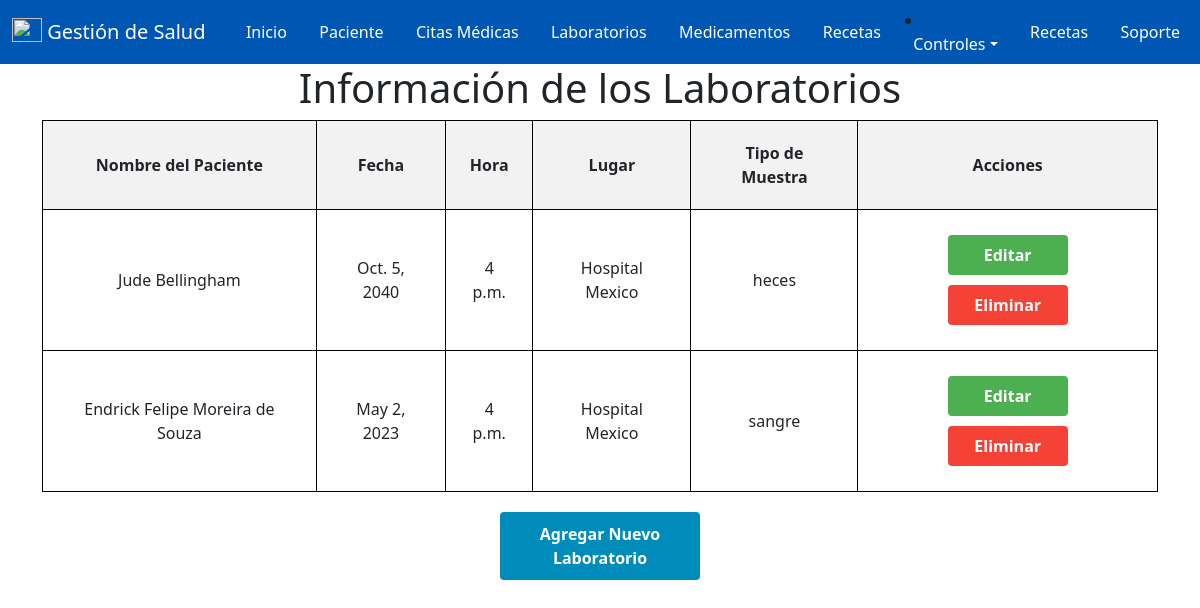
The app's page /laboratorios/ (signed in), older data.
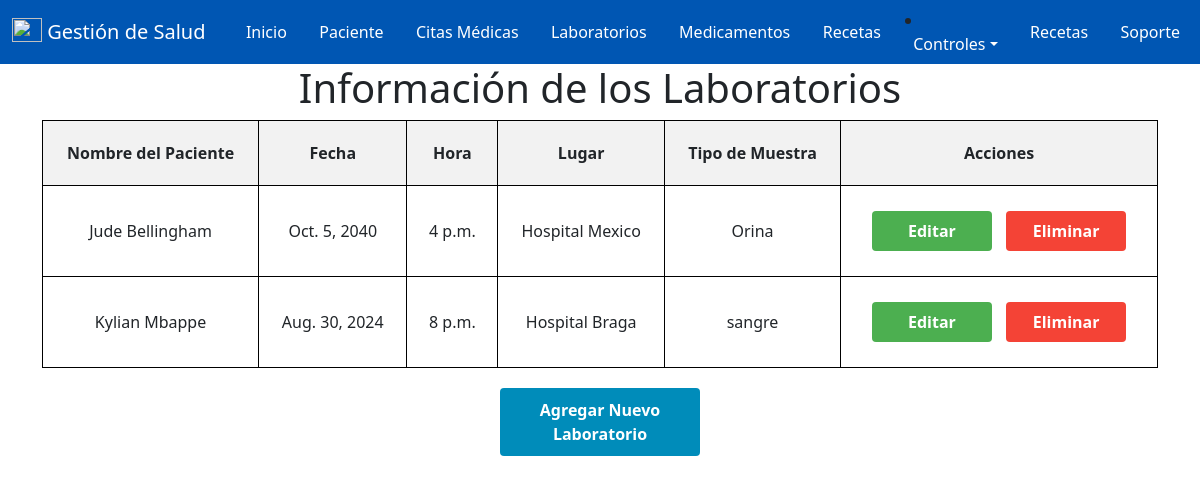
The same page, newer data.
### salud/models.py (models this page shows, shortened)
class laboratorio (models.Model):
    id_Laboratorios = models.AutoField(primary_key=True , verbose_name='ID_Laboratorio')
    id_paciente = models.ForeignKey(paciente, on_delete=models.CASCADE)
    fecha = models.DateField(null=False, verbose_name='Fecha')
    hora = models.TimeField(null=False, verbose_name='Hora')
    lugar = models.CharField(max_length=200, verbose_name='Lugar')
    tipo_Muestra = models.CharField(max_length=50, verbose_name='Tipo de Muestra')
    id_usuario = models.ForeignKey(User, on_delete=models.CASCADE)

class paciente(models.Model):
    id_paciente = models.AutoField(primary_key=True , verbose_name='ID_Paciente')
    cedula = models.IntegerField(null=True,verbose_name='Cedula')
    nombre = models.CharField(max_length=50, verbose_name='Nombre')
    apellido = models.CharField(max_length=50, verbose_name='Apellido')
    sexo = models.CharField(max_length=20, verbose_name='Sexo')
    fecha_Nacimiento = models.DateField(null=True, verbose_name='Fecha de Nacimiento')
    edad = models.IntegerField ( verbose_name='Edad')
    direccion = models.CharField(max_length=50, verbose_name='Direccion')
    telefono = models.IntegerField( verbose_name='Telefono')
    email = models.EmailField( verbose_name='Email')
    id_usuario = models.ForeignKey(User, on_delete=models.CASCADE)

### salud/views.py (the view)
# urls.py: path('laboratorios/', views.laboratorios, name='laboratorios'),
@login_required(login_url='/accounts/login/')
def laboratorios(request):
    laboratorios = laboratorio.objects.filter(id_usuario=request.user)
    context = {
        'laboratorios': laboratorios
    }
    return render(request, 'Programar/laboratorios.html', context)

### salud/templates/Programar/laboratorios.html (shortened to what this page needs)
{% extends "base.html" %}
{% block contenido %}
<!DOCTYPE html>
<html>
<head>
</head>
<body>
    <h1>Información de los Laboratorios</h1>
    <form method="post" action="{% url 'laboratorios' %}">
        <table>
            <thead>
                <tr>
                    <th>Nombre del Paciente</th>
                    <th>Fecha</th>
                    <th>Hora</th>
                    <th>Lugar</th>
                    <th>Tipo de Muestra</th>
                    <th>Acciones</th>
                </tr>
            </thead>
            <tbody>
                {% for laboratorio in laboratorios %}
                <tr>
                    <td>{{ laboratorio.id_paciente.nombre }} {{ laboratorio.id_paciente.apellido }}</td>
                    <td>{{ laboratorio.fecha }}</td>
                    <td>{{ laboratorio.hora }}</td>
                    <td>{{ laboratorio.lugar }}</td>
                    <td>{{ laboratorio.tipo_Muestra }}</td>
                    <td>
                        <a href="{% url 'editar_laboratorios' laboratorio.id_Laboratorios%}" class="button edit-button">Editar</a>
                        <a href="{% url 'eliminar_laboratorios' laboratorio.id_Laboratorios%}" class="button delete-button" onclick="return confirm('¿Estás seguro de que deseas eliminar este laboratorio?');">Eliminar</a>
                    </td>
                </tr>
                {% empty %}
                <tr>
                    <td colspan="6">No hay Laboratorios disponibles.</td>
                </tr>
                {% endfor %}
            </tbody>
        </table>
        <a href="{% url 'agregar_laboratorio' %}" class="button add-button">Agregar Nuevo Laboratorio</a>
    </form>
</body>
</html>
{% endblock %}

Row changes from the older to the newer data that the page shows:
removed laboratorio: id_paciente.nombre "Endrick Felipe", id_paciente.apellido "Moreira de Souza", fecha "May 2, 2023", hora "4 p.m.", lugar "Hospital Mexico", tipo_Muestra "sangre"
changed laboratorio "Hospital Mexico": tipo_Muestra "heces" → "Orina"
added laboratorio: id_paciente.nombre "Kylian", id_paciente.apellido "Mbappe", fecha "Aug. 30, 2024", hora "8 p.m.", lugar "Hospital Braga", tipo_Muestra "sangre"
